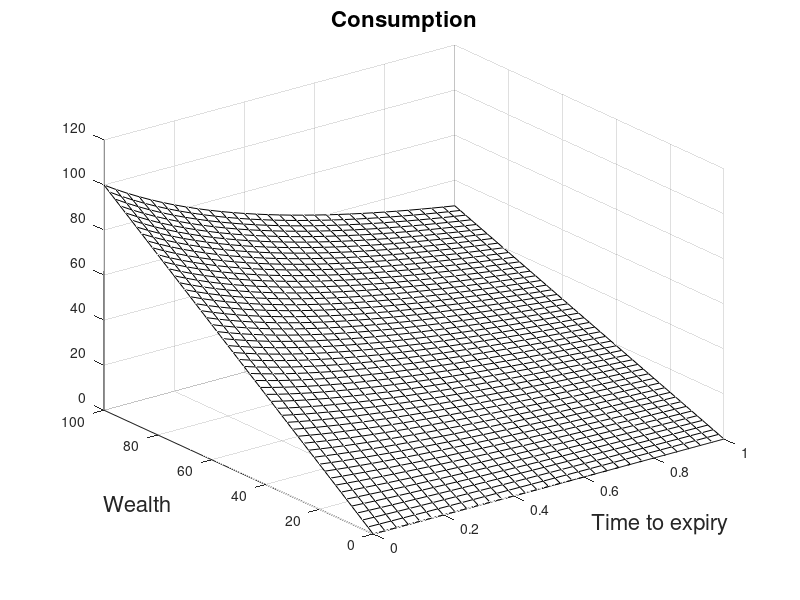
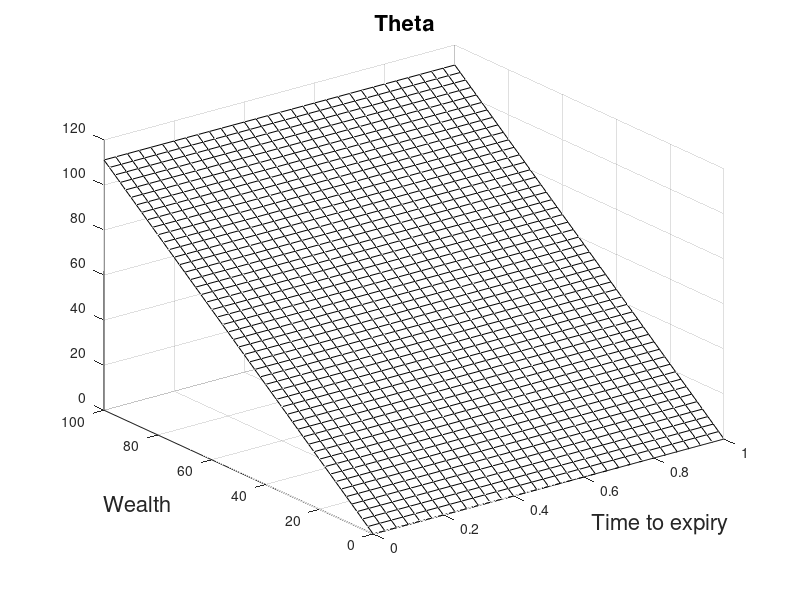

The MATLAB source for these figures, in order:
%%%%%%%%%%%%%%%%%%%%%%%%%%%%%%%%%%%%%%%%%%%%%%%%%%%%%%%%%%%%%%%%%%%%%%%%%%%
% Plot controls
%%%%%%%%%%%%%%%%%%%%%%%%%%%%%%%%%%%%%%%%%%%%%%%%%%%%%%%%%%%%%%%%%%%%%%%%%%%




global beta;
beta = 0.02;
b    = 0.1;
r    = 0.05;
vol  = 0.3;
global g;
g    = 0.5;
global I;
 T    = 1;
 N    = T*30;
global dt;
dt   = T/N;
A    = (beta-r*(1-g))/(g) - 0.5*(1-g)*(b-r)^2/((g)^2*vol^2);
epsilon = 0.0001;
global K;
K = 1.5;
maxrun = 30;







    I    = 50;

    xmax = 100;
    h    = xmax/I;
   
   

    con   = zeros(I+1,N+1);
    theta = zeros(I+1,N+1);
    V     = zeros(I+1,N+1);
    contrue   = zeros(I+1,N+1);
    thetatrue = zeros(I+1,N+1);
    Vtrue     = zeros(I+1,N+1);
    iteration = zeros(N,1);

    M         = zeros(I+1,I+1);
    d         = zeros(I+1,1);
    a         = zeros(I+1,1);

    for n = 1:1:N+1
        for i = 1:1:I+1
             gfun = (1+(A-1)*exp(-A*(T-(n-1)*dt)))/A;
             contrue(i,n) = (i-1)*h/gfun;
             thetatrue(i,n) = (b-r)*(i-1)*h/(vol^2*(g));
             Vtrue(i,n) = gfun^g*((i-1)*h)^(1-g)/(1-g);

        end
    end
    
    
    
    
    figure()
    time = T:-dt:0;
    wealth = 0:h:xmax;
    
    surf(time,wealth,contrue)
    colormap(white)
    title('Consumption   ','FontSize',16)
    ylabel('Wealth   ','FontSize',16)
    xlabel('Time to expiry   ','FontSize',16)
    
    
    figure()
    
    surf(time,wealth,thetatrue)
    colormap(white)
    title('Theta   ','FontSize',16)
    ylabel('Wealth   ','FontSize',16)
    xlabel('Time to expiry  ','FontSize',16)
    